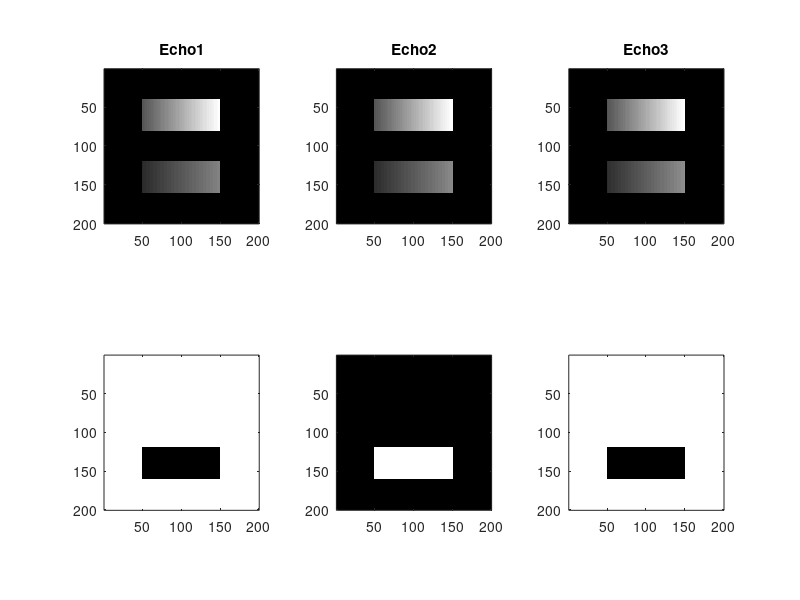

Reproduce this figure in MATLAB.
%%% This script is to generate a synthetic FLASH sequence image %%%
% AUTHOR : Kylian HALIOT, PhD - 18/12/2017

%% Initialization of the variables
% ---------- Matrix ---------- %
encX   = 200;
encY   = 200;
encZ   = 1;
ne     = 3;

synFLASH = zeros(encX, encY, encZ, ne);

% --------- Sequence ---------- %
TR     = 100  / 1000;   % ms
T1     = 2500 / 1000;   % ms
FA     = acos(-TR/T1);  % °
TE     = 2.8  / 1000;   % ms
ES     = 3.15  / 1000;   % ms

if(ne > 1)
    for i = 2:ne
        TE(i) = TE(i-1) + ES;
    end
end

T2e_W  = 50  / 1000;    % ms
T2e_F  = 110 / 1000;    % ms

S0_W   = 100;           % scaling factor for water signal
S0_F   = 50 ;           % scaling factor for fat signal

dF     = 1400;          % Hz

%% Initialization of the FLASH signal equations

for i = 1:ne
    for z = 1:encZ
        
        % Water fraction
        for y = floor(encY/4):floor(3*encY/4)
            for x = floor(encX/5):floor(2*encX/5)
                
                synFLASH(x,y,z,i) = (S0_W * y * 2) * (((1-exp(-TR / T1)) / (1-cos(FA)*exp(-TR/T1))) * sin(FA)) * exp(-TE(i)/T2e_W);
                
            end
        end
        
        % Fat fraction
        for y = floor(encY/4):floor(3*encY/4)
            for x = floor(3*encX/5):floor(4*encX/5)
                
                synFLASH(x,y,z,i) = (S0_F * y * 2) * (((1-exp(-TR / T1)) / (1-cos(FA)*exp(-TR/T1))) * sin(FA)) * exp(-TE(i)/T2e_F) * exp(1i*2*pi*dF*TE(i));
                
            end
        end
    end
end

%% Display
for s=1:ne
    subplot(2,ne,s);        imagesc(abs(squeeze(synFLASH(:,:,s))));     axis square;    title(['Echo', num2str(s)]);  
    subplot(2,ne,s+ne);     imagesc(angle(squeeze(synFLASH(:,:,s))));   axis square;
    colormap(gray);
end   
